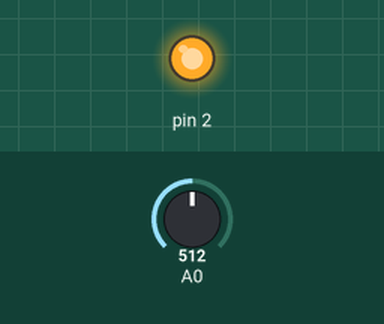
A sketch run on a simulated Arduino Uno, built with avr-gcc and run on an emulated ATmega328P. Parts: output pins drawn as LEDs (lit = HIGH). The test bench sets the inputs (shaded band); at power-on: A0 = 512.

Above: at 1.2 s.
1.3 s: A0 set to 485
At 1.6 s:
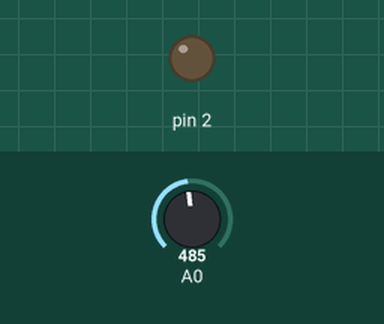
2.8 s: A0 set to 510
At 3.9 s:
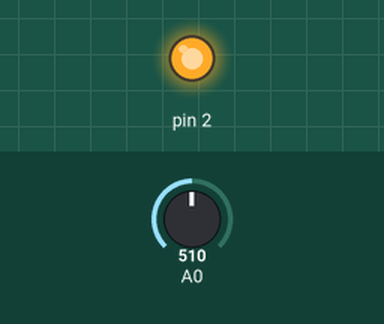
4.3 s: A0 set to 490
At 5.0 s:
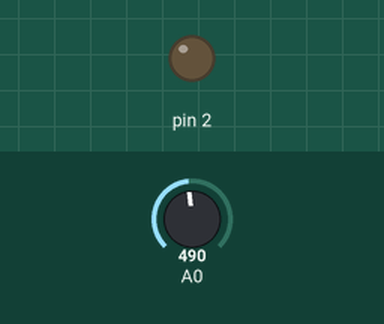
Timing chart, 0 to 7.3 s (numbered marks = the images above; inputs shaded):
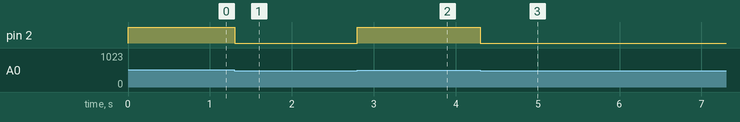

Measured:
- the behaviour switches between 501 and 500 on A0 (found by bisection; images 0 and 1)
- after the input at 1.3 s, pin 2: HIGH → LOW at once
- after the input at 2.8 s, pin 2: LOW → HIGH at once
- after the input at 4.3 s, pin 2: HIGH → LOW at once

The sketch:

Question5.1-1.ino
```cpp
void setup () {
  pinMode (2, OUTPUT);
}

void loop () {
  int value = analogRead (0);
  if (value > 500) {
    digitalWrite (2, HIGH);
  } else {
    digitalWrite (2, LOW);
  }
}
```
